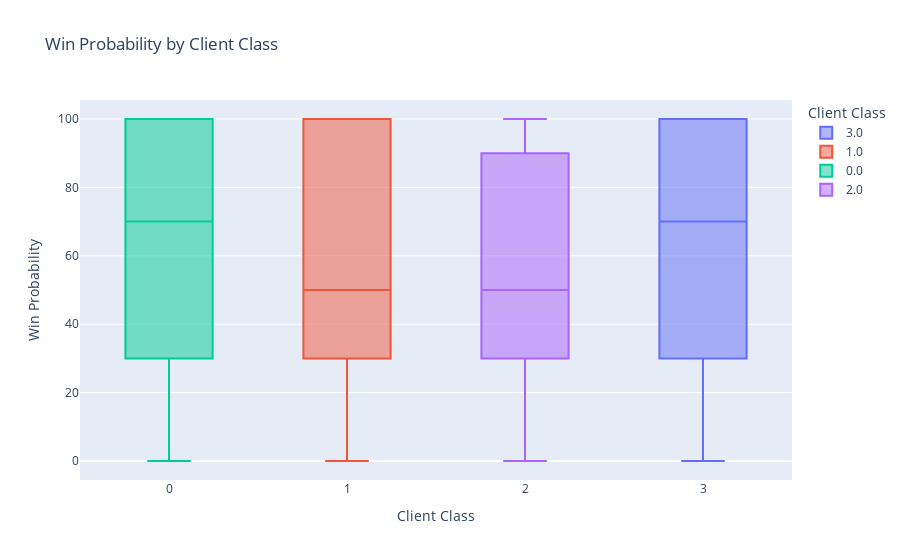

Here is the notebook cell this chart was saved with:
### Markdown cell above
<a id="3.5"></a>
## <b>3.5<span style='color:#be6f37'> Win Probability by client class</span></b>

### Code cell
# Filtering out 'Unknown' client class
filtered_df = df_opp[df_opp['client_class'] != 'Unknown']

# Creating the boxplot with Plotly
fig = px.box(filtered_df, x='client_class', y='win_prob',
             color='client_class',  # Color by client class
             labels={'win_prob': 'Win Probability', 'client_class': 'Client Class'},
             title='Win Probability by Client Class')

fig.show()

### Figure 1 — Plotly figure (JSON) as saved in the notebook; plotly's stock layout.template omitted (floating-point values rounded to 4 significant figures; data arrays with more than 128 entries replaced by an {"elided": "..."} marker saying what was removed)
{"data": [{"alignmentgroup": "True", "hovertemplate": "Client Class=%{x}<br>Win Probability=%{y}<extra></extra>", "legendgroup": "3.0", "marker": {"color": "#636efa"}, "name": "3.0", "notched": false, "offsetgroup": "3.0", "orientation": "v", "showlegend": true, "type": "box", "x": {"elided": "1256 int values"}, "x0": " ", "xaxis": "x", "y": {"elided": "1256 int values"}, "y0": " ", "yaxis": "y"}, {"alignmentgroup": "True", "hovertemplate": "Client Class=%{x}<br>Win Probability=%{y}<extra></extra>", "legendgroup": "1.0", "marker": {"color": "#EF553B"}, "name": "1.0", "notched": false, "offsetgroup": "1.0", "orientation": "v", "showlegend": true, "type": "box", "x": {"elided": "568 int values"}, "x0": " ", "xaxis": "x", "y": {"elided": "568 int values"}, "y0": " ", "yaxis": "y"}, {"alignmentgroup": "True", "hovertemplate": "Client Class=%{x}<br>Win Probability=%{y}<extra></extra>", "legendgroup": "0.0", "marker": {"color": "#00cc96"}, "name": "0.0", "notched": false, "offsetgroup": "0.0", "orientation": "v", "showlegend": true, "type": "box", "x": {"elided": "544 int values"}, "x0": " ", "xaxis": "x", "y": {"elided": "544 int values"}, "y0": " ", "yaxis": "y"}, {"alignmentgroup": "True", "hovertemplate": "Client Class=%{x}<br>Win Probability=%{y}<extra></extra>", "legendgroup": "2.0", "marker": {"color": "#ab63fa"}, "name": "2.0", "notched": false, "offsetgroup": "2.0", "orientation": "v", "showlegend": true, "type": "box", "x": {"elided": "860 int values"}, "x0": " ", "xaxis": "x", "y": {"elided": "860 int values"}, "y0": " ", "yaxis": "y"}], "layout": {"boxmode": "overlay", "legend": {"title": {"text": "Client Class"}, "tracegroupgap": 0}, "title": {"text": "Win Probability by Client Class"}, "xaxis": {"anchor": "y", "categoryarray": [3, 1, 0, 2], "categoryorder": "array", "domain": [0, 1], "title": {"text": "Client Class"}}, "yaxis": {"anchor": "x", "domain": [0, 1], "title": {"text": "Win Probability"}}}}
